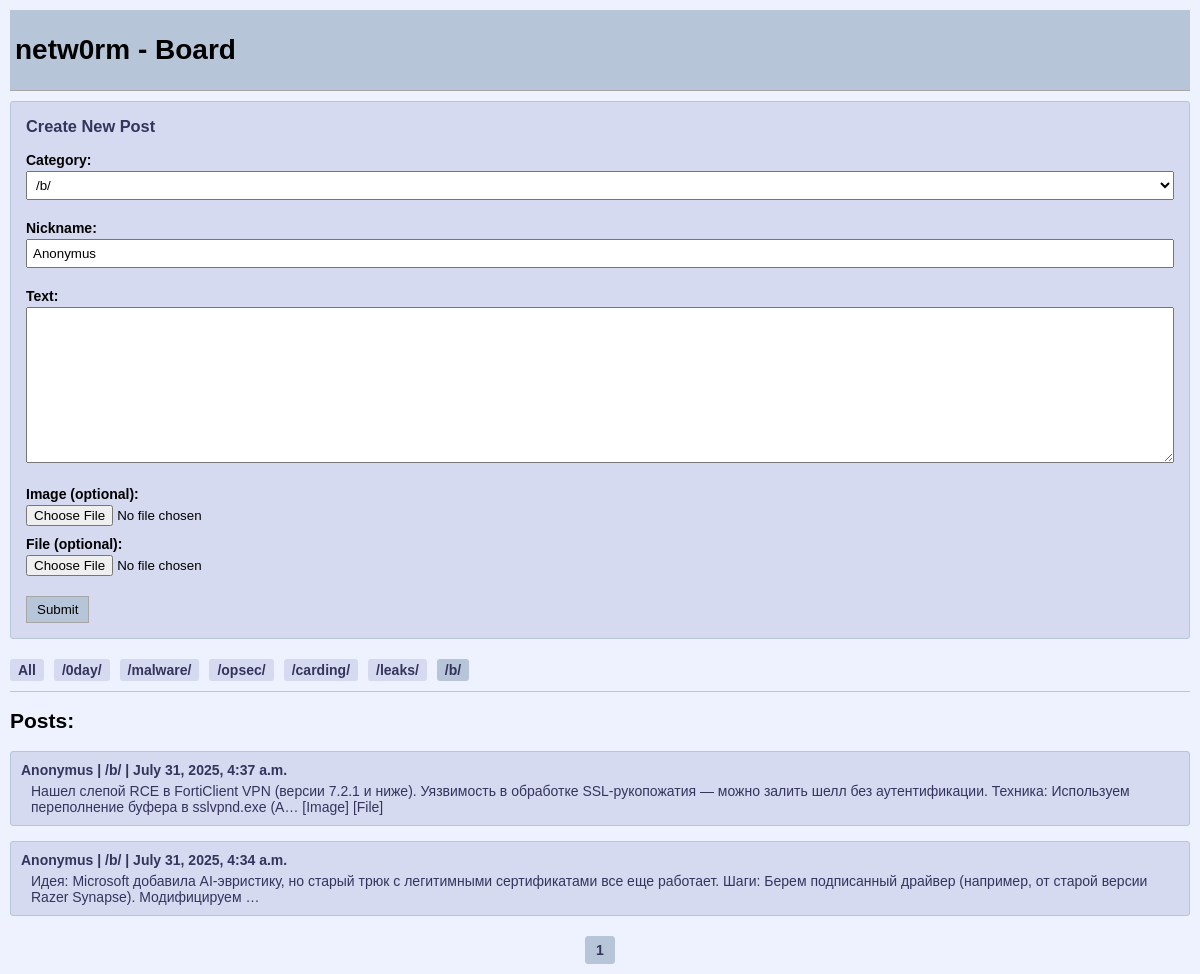
The page /?category=/b/ on the database its author committed.
### analog/models.py (models this page shows, shortened)
class Post(models.Model):
    category = models.CharField(choices=CHOICES, default="/b/", max_length=12, blank=False)
    created_at = models.DateTimeField(auto_now_add=True)
    nickname = models.CharField(max_length=255, blank=True, default="Anonymus", unique=False)
    text = models.TextField(max_length=5000, blank=False)
    photo = models.ImageField(null=True, blank=True, upload_to="post/")
    file = models.FileField(null=True, blank=True, upload_to="post/")

### analog/views.py (the view, shortened to what this page needs)
# urls.py: path('', PostListView.as_view(), name = "post_list"),
class PostListView(ListView):
    model = Post
    template_name = "post_list.html"
    context_object_name = 'posts'
    paginate_by = 10
    ordering = ['-created_at']
    form_class = PostForm
    def get_queryset(self):
        queryset = super().get_queryset()
        category = self.request.GET.get('category')
        if category:
            queryset = queryset.filter(category=category)
        return queryset
    def get_context_data(self, **kwargs):
        context = super().get_context_data(**kwargs)
        context['form'] = self.form_class()
        context['current_category'] = self.request.GET.get('category')
        return context

### analog/forms.py
class PostForm(forms.ModelForm):
    class Meta:
        model = Post
        fields = ['category', 'nickname', 'text', 'photo', 'file']

### templates/post_list.html (shortened to what this page needs)
<!DOCTYPE html>
<html lang="en">
<head>
</head>
<body>
    <div class="header">
        <h1>netw0rm - Board</h1>
    </div>
    <div class="create-post">
        <h3>Create New Post</h3>
        <form method="post" enctype="multipart/form-data">
            <div class="form-field">
                <label for="id_category">Category:</label>
                {{ form.category }}
            </div>
            <div class="form-field">
                <label for="id_nickname">Nickname:</label>
                {{ form.nickname }}
            </div>
            <div class="form-field">
                <label for="id_text">Text:</label>
                {{ form.text }}
            </div>
            <div class="form-field">
                <label for="id_photo">Image (optional):</label>
                {{ form.photo }}
            </div>
            <div class="form-field">
                <label for="id_file">File (optional):</label>
                {{ form.file }}
            </div>
            <input type="submit" value="Submit">
        </form>
    </div>
    <div class="category-filter">
        <a href="{% url 'post_list' %}" {% if not current_category %}class="active"{% endif %}>All</a>
        {% for value, name in form.fields.category.choices %}
            <a href="?category={{ value }}" {% if current_category == value %}class="active"{% endif %}>{{ name }}</a>
        {% endfor %}
    </div>
    <hr>
    <h2>Posts:</h2>
    {% if page_obj %}
        {% for post in page_obj %}
        <div class="post">
            <div class="post-header">
                <span class="post-nickname">{{ post.nickname|default:"Anonymous" }}</span> |
                <span class="post-category">{{ post.get_category_display }}</span> |
                <span class="post-time">{{ post.created_at }}</span>
            </div>
            <div class="post-content">
                <a href="{% url 'post_detail' pk=post.pk %}">
                    {{ post.text|truncatechars:200 }}
                </a>
                {% if post.photo %}
                    <span style="color: #34345c;">[Image]</span>
                {% endif %}
                {% if post.file %}
                    <span style="color: #34345c;">[File]</span>
                {% endif %}
            </div>
        </div>
        {% endfor %}
        <div class="pagination">
            {% for num in page_obj.paginator.page_range %}
                {% if page_obj.number == num %}
                    <a class="active" href="?page={{ num }}{% if current_category %}&category={{ current_category }}{% endif %}">{{ num }}</a>
                {% elif num > page_obj.number|add:'-3' and num < page_obj.number|add:'3' %}
                    <a href="?page={{ num }}{% if current_category %}&category={{ current_category }}{% endif %}">{{ num }}</a>
                {% endif %}
            {% endfor %}
        </div>
    {% else %}
        <div class="no-posts">
            No posts in this category yet. Be the first to post!
        </div>
    {% endif %}
</body>
</html>

### templates/post_list.html (style rules this page uses)
body { font-family: Arial, sans-serif; background-color: #eef2ff; margin: 0; padding: 10px; color: #000; font-size: 14px; }
.header { background-color: #b7c5d9; padding: 5px; margin-bottom: 10px; border-bottom: 1px solid #a7a7a7; }
.category-filter { display: flex; gap: 10px; margin-bottom: 10px; flex-wrap: wrap; }
.category-filter a { text-decoration: none; color: #34345c; font-weight: bold; padding: 3px 8px; border-radius: 3px; background-color: #d6daf0; }
.category-filter a.active { background-color: #b7c5d9; }
.post { background-color: #d6daf0; padding: 10px; margin-bottom: 15px; border: 1px solid #b7c5d9; border-radius: 3px; }
.post-header { color: #34345c; font-weight: bold; margin-bottom: 5px; }
.post-content { margin-left: 10px; }
hr { border: 0; height: 1px; background-color: #b7c5d9; margin: 10px 0; }
a { color: #34345c; text-decoration: none; }
.create-post { background-color: #d6daf0; padding: 15px; margin-bottom: 20px; border: 1px solid #b7c5d9; border-radius: 3px; }
.create-post h3 { margin-top: 0; color: #34345c; }
.pagination { display: flex; justify-content: center; gap: 5px; margin-top: 20px; }
.pagination a { padding: 5px 10px; background-color: #d6daf0; border: 1px solid #b7c5d9; border-radius: 3px; }
.pagination a.active { background-color: #b7c5d9; font-weight: bold; }
button, input[type="submit"] { background-color: #b7c5d9; border: 1px solid #a7a7a7; padding: 5px 10px; cursor: pointer; margin-top: 10px; }
textarea { width: 100%; box-sizing: border-box; margin-bottom: 10px; min-height: 100px; }
input[type="text"], select { margin-bottom: 10px; padding: 5px; width: 100%; box-sizing: border-box; }
.form-field { margin-bottom: 10px; }
label { display: block; margin-bottom: 3px; font-weight: bold; }

### rows shown on the page
Post: nickname "Anonymus", category "/b/", created_at "July 31, 2025, 4:37 a.m.", text "Нашел слепой RCE в FortiClient VPN (версии 7.2.1 и ниже). Уязвимость в обработке SSL-рукопожатия — можно залить шелл без аутентификации. Техника: Используем переполнение буфера в sslvpnd.exe (A…", shows "[Image]", shows "[File]"
Post: nickname "Anonymus", category "/b/", created_at "July 31, 2025, 4:34 a.m.", text "Идея: Microsoft добавила AI-эвристику, но старый трюк с легитимными сертификатами все еще работает. Шаги: Берем подписанный драйвер (например, от старой версии Razer Synapse). Модифицируем …"

### other values the page prints
{{ name }} "/0day/" "/malware/" "/opsec/" "/carding/" "/leaks/" "/b/"
{{ num }} "1"
